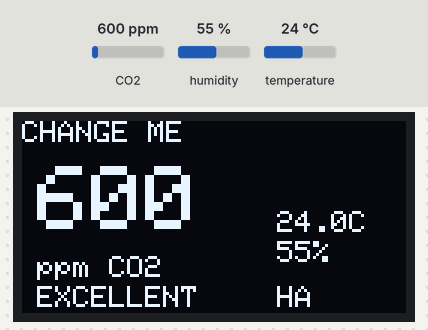
A program run on a simulated ESP32. On the bench: 128×64 one-colour display. The test bench sets the inputs (shaded band); at power-on: CO2 600 ppm, humidity 55 %, temperature 24 °C. WiFi joins after 1.5 s; servers stay silent unless stated; no MQTT or app messages arrive unless stated; what the program prints to the serial monitor is not drawn.

Above: at 6.3 s.
6.4 s: CO2 set to 774 ppm
At 11.1 s:
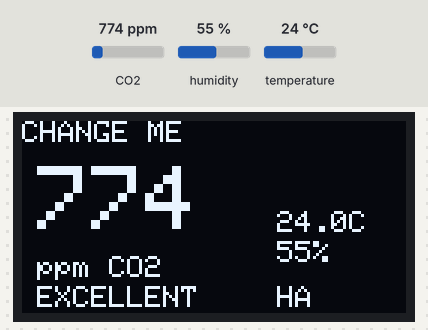
13.3 s: CO2 set to 820 ppm
At 17.1 s:
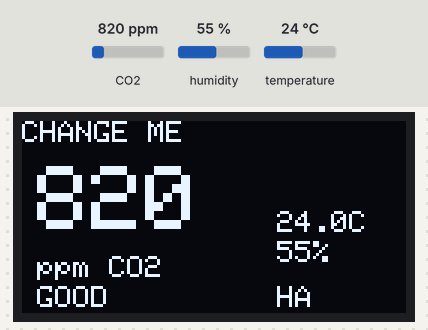
20.2 s: CO2 set to 980 ppm
At 22.0 s:
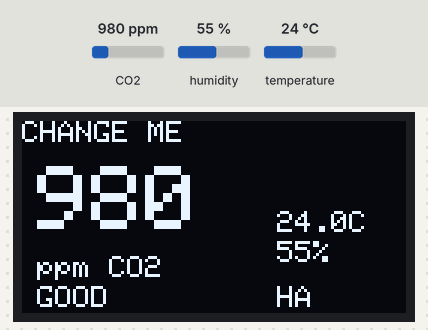
27.1 s: CO2 set to 1045 ppm
At 31.6 s:
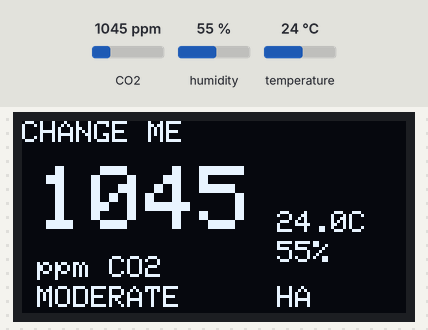
34.0 s: CO2 set to 1367 ppm
At 36.5 s:
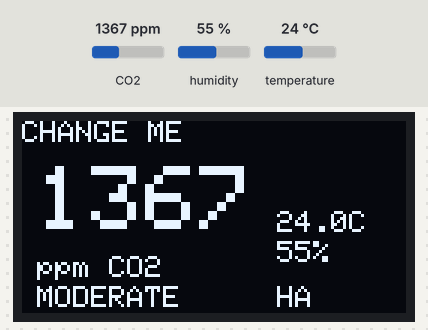
40.9 s: CO2 set to 1433 ppm
At 41.4 s:
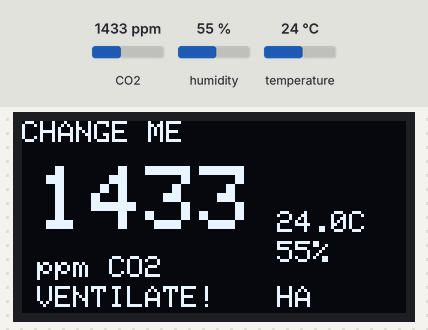
Timing chart, 0 to 43.9 s (numbered marks = the images above; inputs shaded):
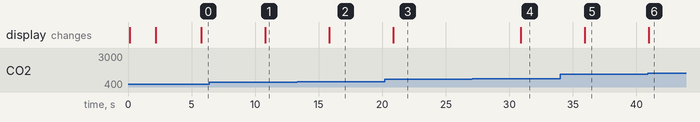

Measured:
- the behaviour switches between 799 and 800 ppm on CO2 (found by bisection; images 1 and 2)
- the behaviour switches between 999 and 1000 ppm on CO2 (found by bisection; images 3 and 4)
- the behaviour switches between 1399 and 1400 ppm on CO2 (found by bisection; images 5 and 6)
- after the input at 6.4 s, the display: changes after 4.4 s (image 1)
- after the input at 13.3 s, the display: changes after 2.5 s (image 2)
- after the input at 20.2 s, the display: changes after 0.66 s (image 3)
- after the input at 27.1 s, the display: changes after 3.8 s (image 4)
- after the input at 34.0 s, the display: changes after 1.9 s (image 5)
- after the input at 40.9 s, the display: changes after 0.07 s (image 6)

The program:

main.cpp
```cpp
/*
 * ESP32 CO2 Sensor with Home Assistant Integration - SCALABLE VERSION
 * Hardware: ESP32 + SCD41 CO2 sensor with OLED display
 *
 * DEPLOYMENT FOR MULTIPLE DEVICES:
 * 1. Copy device_config.h for each device deployment
 * 2. Update DEVICE_ID, DEVICE_NAME, and DEVICE_LOCATION in device_config.h
 * 3. Examples:
 *    - Living Room: DEVICE_ID="living_room_co2", DEVICE_NAME="Living Room CO2 Sensor"
 *    - Bedroom: DEVICE_ID="bedroom_co2", DEVICE_NAME="Bedroom CO2 Sensor"
 *    - Office: DEVICE_ID="office_co2", DEVICE_NAME="Office CO2 Sensor"
 * 4. Each device appears as separate device in Home Assistant with automatic grouping
 * 5. MQTT topics are automatically namespaced (e.g., living_room_co2/state)
 *
 * FEATURES:
 * - Automatic Home Assistant MQTT discovery with device grouping
 * - Resilient operation (continues without display if disconnected)
 * - Configurable publishing intervals and discovery refresh
 * - Proper sensor history tracking with state_class: measurement
 * - Legacy discovery message cleanup for smooth upgrades
 *
 * RESOURCES:
 * - SCD41 datasheet: https://sensirion.com/products/catalog/SCD41/
 * - Home Assistant MQTT Discovery: https://www.home-assistant.io/integrations/mqtt/#mqtt-discovery
 * - PubSubClient buffer configuration: https://github.com/knolleary/pubsubclient
 *
 * CONFIGURATION: All settings are in device_config.h (gitignored for security)
 */

#include <Wire.h>
#include <Adafruit_GFX.h>
#include <Adafruit_SSD1306.h>
#include <SensirionI2CScd4x.h>
#include <WiFi.h>
#define MQTT_MAX_PACKET_SIZE 1024
#include <PubSubClient.h>
#include <ArduinoJson.h>
#include "device_config.h"

// OLED display configuration
#define SCREEN_WIDTH 128
#define SCREEN_HEIGHT 64

Adafruit_SSD1306 display(SCREEN_WIDTH, SCREEN_HEIGHT, &Wire, -1);
SensirionI2CScd4x scd4x;
WiFiClient espClient;
PubSubClient mqtt(espClient);

// Global variables
unsigned long lastMqttPublish = 0;
bool wifiConnected = false;
bool mqttConnected = false;
unsigned long lastDiscoveryPublish = 0;
bool forceDiscovery = false;
bool displayAvailable = false;  // Track if display is working
unsigned long lastWiFiCheck = 0;
unsigned long lastWiFiReconnectAttempt = 0;
const unsigned long WIFI_CHECK_INTERVAL = 10000;  // Check WiFi every 10 seconds
const unsigned long WIFI_RECONNECT_INTERVAL = 30000;  // Try reconnecting every 30 seconds

// Function declarations
void showStartupScreen();
void showWaitingScreen();
void showErrorScreen(uint16_t error);
void updateCO2Display(uint16_t co2, float temp, float humidity);
void connectWiFi();
void checkWiFiConnection();
void connectMQTT();
void publishHomeAssistantDiscovery();
void publishSensorData(uint16_t co2, float temp, float humidity);
void handleMQTT();
String buildDiscoveryTopic(const char* sensorType);
String buildStateTopic();
void publishSensorDiscovery(const char* sensorType, const char* name, const char* unit,
                           const char* deviceClass, const char* valueTemplate);

void setup() {
    Serial.begin(115200);
    Serial.printf("ESPlan CO2 Sensor - Device: %s\n", DEVICE_ID);

    // Power up sensor connectors
    pinMode(POWER_PIN, OUTPUT);
    digitalWrite(POWER_PIN, HIGH);
    delay(100);

    // Initialize I2C with board-specific pins
    Wire.begin(SDA_PIN, SCL_PIN);

    // Test for display presence with single I2C probe
    Serial.print("Checking for OLED display... ");
    Wire.beginTransmission(SCREEN_ADDRESS);
    byte displayError = Wire.endTransmission();

    if (displayError == 0) {
        // Display detected, try to initialize
        if (display.begin(SSD1306_SWITCHCAPVCC, SCREEN_ADDRESS)) {
            displayAvailable = true;
            Serial.println("✓ Connected and initialized");
            display.clearDisplay();
            display.setTextSize(1);
            display.setTextColor(SSD1306_WHITE);
            display.setCursor(0,0);
            display.println("CO2 Sensor Starting...");
            display.display();
        } else {
            displayAvailable = false;
            Serial.println("⚠️  Detected but initialization failed");
        }
    } else {
        displayAvailable = false;
        Serial.println("✗ Not detected - headless mode");
    }

    // Initialize SCD41 sensor
    scd4x.begin(Wire);
    scd4x.stopPeriodicMeasurement();
    delay(500);

    // Enable automatic self-calibration
    scd4x.setAutomaticSelfCalibration(true);
    Serial.println("SCD41 auto-calibration enabled");

    // Start measurement
    scd4x.startPeriodicMeasurement();
    Serial.println("SCD41 measurement started");

    // Initialize WiFi and MQTT
    connectWiFi();
    mqtt.setServer(mqtt_server, mqtt_port);
    mqtt.setBufferSize(1024);  // CRITICAL: Fix PubSubClient 256-byte default limit

    showStartupScreen();
}

void loop() {
    static unsigned long lastReading = 0;

    // Check WiFi connection status and reconnect if needed
    checkWiFiConnection();

    handleMQTT();

    // Send discovery messages on first connection and periodically
    unsigned long discoveryInterval = (millis() < 600000) ? DISCOVERY_INTERVAL_STARTUP : DISCOVERY_INTERVAL_NORMAL;
    if (mqttConnected && (forceDiscovery || (millis() - lastDiscoveryPublish > discoveryInterval))) {
        publishHomeAssistantDiscovery();
        lastDiscoveryPublish = millis();
        forceDiscovery = false;
    }

    // Read sensor every 5+ seconds
    if (millis() - lastReading > 5000) {
        uint16_t co2;
        float temperature, humidity;

        uint16_t error = scd4x.readMeasurement(co2, temperature, humidity);

        if (error == 0 && co2 != 0) {
            Serial.printf("CO2: %d ppm, T: %.1f°C, H: %.1f%%\n", co2, temperature, humidity);
            updateCO2Display(co2, temperature, humidity);
            publishSensorData(co2, temperature, humidity);
            lastReading = millis();
        } else if (error != 0) {
            showErrorScreen(error);
        } else {
            showWaitingScreen();
        }
    }

    delay(1000);
}

void showStartupScreen() {
    if (!displayAvailable) return;
    display.clearDisplay();
    display.setTextColor(SSD1306_WHITE);
    display.setTextSize(1);
    display.setCursor(0, 0);
    display.println("CO2 SENSOR");
    display.setCursor(0, 10);
    display.println("Initializing...");
    display.setCursor(0, 30);
    display.println("ESPlan + SCD41");
    display.setCursor(0, 50);
    display.println("Please wait 5s");
    display.display();
}

void showWaitingScreen() {
    if (!displayAvailable) return;
    display.clearDisplay();
    display.setTextColor(SSD1306_WHITE);
    display.setTextSize(1);
    display.setCursor(0, 0);
    display.println("CO2 SENSOR");
    display.setCursor(0, 20);
    display.println("Warming up...");
    display.setCursor(0, 40);
    display.printf("Uptime: %lus", millis() / 1000);
    display.display();
}

void showErrorScreen(uint16_t error) {
    if (!displayAvailable) return;
    display.clearDisplay();
    display.setTextColor(SSD1306_WHITE);
    display.setTextSize(1);
    display.setCursor(0, 0);
    display.println("SENSOR ERROR");
    display.setCursor(0, 20);
    display.printf("Code: %d", error);
    display.setCursor(0, 40);
    display.println("Check wiring!");
    display.display();
}

void updateCO2Display(uint16_t co2, float temp, float humidity) {
    if (!displayAvailable) return;

    display.clearDisplay();
    display.setTextColor(SSD1306_WHITE);

    // Header
    display.setTextSize(1);
    display.setCursor(0, 0);
    display.println(DEVICE_LOCATION);

    // Large CO2 reading
    display.setTextSize(3);
    display.setCursor(5, 15);
    display.printf("%d", co2);

    display.setTextSize(1);
    display.setCursor(5, 45);
    display.println("ppm CO2");

    // Air quality status
    display.setCursor(5, 55);
    if (co2 < 800) display.println("EXCELLENT");
    else if (co2 < 1000) display.println("GOOD");
    else if (co2 < 1400) display.println("MODERATE");
    else display.println("VENTILATE!");

    // Temperature & humidity on right side
    display.setCursor(85, 30);
    display.printf("%.1fC", temp);
    display.setCursor(85, 40);
    display.printf("%.0f%%", humidity);

    // Connection status (bottom right corner)
    display.setCursor(85, 55);
    if (wifiConnected && mqttConnected) {
        display.println("HA");
    } else if (wifiConnected && !mqttConnected) {
        display.println("WiFi");
    } else if (!wifiConnected && strlen(wifi_ssid) > 0) {
        display.println("Retry");
    } else {
        display.println("Local");
    }

    display.display();
}


void connectWiFi() {
    if (strlen(wifi_ssid) == 0) {
        Serial.println("WiFi not configured - offline mode");
        return;
    }

    Serial.print("Connecting to WiFi");
    WiFi.begin(wifi_ssid, wifi_password);

    int attempts = 0;
    while (WiFi.status() != WL_CONNECTED && attempts < 20) {
        delay(500);
        Serial.print(".");
        attempts++;
    }

    if (WiFi.status() == WL_CONNECTED) {
        wifiConnected = true;
        Serial.println(" connected!");
        Serial.printf("IP: %s\n", WiFi.localIP().toString().c_str());
    } else {
        wifiConnected = false;
        Serial.println(" failed - offline mode");
    }
}

void checkWiFiConnection() {
    // Skip if WiFi not configured
    if (strlen(wifi_ssid) == 0) return;

    // Check WiFi status periodically
    if (millis() - lastWiFiCheck > WIFI_CHECK_INTERVAL) {
        lastWiFiCheck = millis();

        bool currentlyConnected = (WiFi.status() == WL_CONNECTED);

        // Detect WiFi disconnection
        if (wifiConnected && !currentlyConnected) {
            Serial.println("⚠ WiFi connection lost!");
            wifiConnected = false;
            mqttConnected = false;  // MQTT will also be disconnected
        }

        // Attempt reconnection if disconnected
        if (!wifiConnected && !currentlyConnected) {
            // Only try reconnecting every WIFI_RECONNECT_INTERVAL
            if (millis() - lastWiFiReconnectAttempt > WIFI_RECONNECT_INTERVAL) {
                lastWiFiReconnectAttempt = millis();
                Serial.println("🔄 Attempting WiFi reconnection...");

                // Force WiFi restart
                WiFi.disconnect();
                delay(1000);
                WiFi.begin(wifi_ssid, wifi_password);

                // Quick connection check (non-blocking)
                int attempts = 0;
                while (WiFi.status() != WL_CONNECTED && attempts < 10) {
                    delay(500);
                    attempts++;
                }

                if (WiFi.status() == WL_CONNECTED) {
                    wifiConnected = true;
                    forceDiscovery = true;  // Re-announce to HA
                    Serial.println("✓ WiFi reconnected successfully!");
                    Serial.printf("IP: %s\n", WiFi.localIP().toString().c_str());
                } else {
                    Serial.println("✗ WiFi reconnection failed, will retry later");
                }
            }
        }

        // Update status if connection was restored externally
        if (!wifiConnected && currentlyConnected) {
            wifiConnected = true;
            forceDiscovery = true;
            Serial.println("✓ WiFi connection restored");
        }
    }
}

void connectMQTT() {
    if (!wifiConnected || mqtt.connected()) return;

    Serial.printf("Connecting to MQTT: %s:%d\n", mqtt_server, mqtt_port);

    String clientId = String("co2sensor_") + DEVICE_ID;
    bool connected = mqtt.connect(clientId.c_str(), mqtt_user, mqtt_password);

    if (connected) {
        Serial.println("MQTT connected!");
        mqttConnected = true;
        forceDiscovery = true;  // Trigger discovery on new connection
    } else {
        Serial.printf("MQTT failed, code: %d\n", mqtt.state());
        mqttConnected = false;
    }
}

void handleMQTT() {
    if (!wifiConnected) {
        if (mqttConnected) {
            mqttConnected = false;
            Serial.println("MQTT disconnected (WiFi down)");
        }
        return;
    }

    if (!mqtt.connected()) {
        if (mqttConnected) {
            Serial.println("MQTT connection lost, attempting reconnect...");
        }
        mqttConnected = false;
        connectMQTT();
    } else {
        if (!mqttConnected) {
            Serial.println("MQTT connection restored");
        }
        mqttConnected = true;
        mqtt.loop();
    }
}

String buildDiscoveryTopic(const char* sensorType) {
    return String("homeassistant/sensor/") + DEVICE_ID + "/" + sensorType + "/config";
}

String buildStateTopic() {
    return String(DEVICE_ID) + "/state";
}

void publishSensorDiscovery(const char* sensorType, const char* name, const char* unit,
                           const char* deviceClass, const char* valueTemplate) {
    StaticJsonDocument<1024> doc;

    // Device information - consistent across all sensors for grouping
    JsonObject device = doc.createNestedObject("device");
    device["identifiers"] = DEVICE_ID;
    device["name"] = DEVICE_NAME;
    device["model"] = "ESP32 + SCD41";
    device["manufacturer"] = "DIY";
    device["sw_version"] = "2.0";

    // Sensor configuration
    doc["state_topic"] = buildStateTopic();
    doc["value_template"] = valueTemplate;
    doc["unique_id"] = String(DEVICE_ID) + "_" + sensorType;
    doc["name"] = name;
    doc["unit_of_measurement"] = unit;
    doc["device_class"] = deviceClass;
    doc["state_class"] = "measurement";

    String payload;
    serializeJson(doc, payload);

    String topic = buildDiscoveryTopic(sensorType);
    mqtt.publish(topic.c_str(), payload.c_str());

    Serial.printf("✓ Discovery: %s -> %s\n", name, topic.c_str());
    delay(100);
}

void publishHomeAssistantDiscovery() {
    if (!mqttConnected) return;

    Serial.printf("Publishing discovery for device: %s\n", DEVICE_ID);

    // Clean up old discovery messages with previous topic structure
    mqtt.publish("homeassistant/sensor/esplan_co2/co2/config", "");
    mqtt.publish("homeassistant/sensor/esplan_co2/temperature/config", "");
    mqtt.publish("homeassistant/sensor/esplan_co2/humidity/config", "");
    mqtt.publish("homeassistant/sensor/esplan_co2_sensor/co2/config", "");
    mqtt.publish("homeassistant/sensor/esplan_co2_sensor/temperature/config", "");
    mqtt.publish("homeassistant/sensor/esplan_co2_sensor/humidity/config", "");
    delay(200);

    // Publish discovery messages for each sensor
    publishSensorDiscovery("co2", "CO2", "ppm", "carbon_dioxide", "{{ value_json.co2 }}");
    publishSensorDiscovery("temperature", "Temperature", "°C", "temperature", "{{ value_json.temperature }}");
    publishSensorDiscovery("humidity", "Humidity", "%", "humidity", "{{ value_json.humidity }}");

    Serial.println("✓ All discovery messages published");
}

void publishSensorData(uint16_t co2, float temp, float humidity) {
    if (!mqttConnected || (millis() - lastMqttPublish < PUBLISH_INTERVAL)) return;

    StaticJsonDocument<200> doc;
    doc["co2"] = co2;
    doc["temperature"] = temp;
    doc["humidity"] = humidity;
    doc["timestamp"] = millis();

    String payload;
    serializeJson(doc, payload);

    String stateTopic = buildStateTopic();
    if (mqtt.publish(stateTopic.c_str(), payload.c_str())) {
        lastMqttPublish = millis();
        Serial.printf("✓ MQTT [%s]: CO2=%d, T=%.1f, H=%.1f\n", DEVICE_ID, co2, temp, humidity);
    } else {
        Serial.printf("✗ MQTT publish failed to %s\n", stateTopic.c_str());
    }
}
```

device_config.template.h
```cpp
#ifndef DEVICE_CONFIG_H
#define DEVICE_CONFIG_H

/*
 * Device Configuration Template
 *
 * SETUP INSTRUCTIONS:
 * 1. Copy this file to device_config.h
 * 2. Update all settings below for your specific device
 * 3. Add device_config.h to .gitignore to protect credentials
 */

// ========================================
// DEVICE IDENTITY CONFIGURATION
// ========================================
// IMPORTANT: Change these for each device to avoid conflicts
const char* DEVICE_ID = "CHANGE_ME_co2";           // Unique identifier (no spaces, lowercase)
const char* DEVICE_NAME = "CHANGE ME CO2 Sensor";  // Human-readable name for Home Assistant
const char* DEVICE_LOCATION = "CHANGE ME";         // Display text shown on OLED screen

// ========================================
// NETWORK CONFIGURATION
// ========================================
// WiFi credentials
const char* wifi_ssid = "YOUR_WIFI_SSID";
const char* wifi_password = "YOUR_WIFI_PASSWORD";

// ========================================
// MQTT BROKER CONFIGURATION
// ========================================
// MQTT server connection details
const char* mqtt_server = "192.168.1.100";      // Your MQTT broker IP
const int mqtt_port = 1883;
const char* mqtt_user = "your_mqtt_user";       // MQTT username
const char* mqtt_password = "your_mqtt_password"; // MQTT password

// ========================================
// SENSOR CONFIGURATION
// ========================================
// Data publishing interval (milliseconds)
const unsigned long PUBLISH_INTERVAL = 30000;  // 30 seconds

// Discovery message refresh intervals (milliseconds)
const unsigned long DISCOVERY_INTERVAL_STARTUP = 60000;   // 1 minute during first 10 minutes
const unsigned long DISCOVERY_INTERVAL_NORMAL = 300000;   // 5 minutes after startup

// ========================================
// HARDWARE CONFIGURATION
// ========================================
// These should not need to be changed for standard hardware setup
const int SDA_PIN = 33;           // I2C SDA pin
const int SCL_PIN = 32;           // I2C SCL pin
const int POWER_PIN = 2;          // Power control pin
const int SCREEN_ADDRESS = 0x3C;  // OLED I2C address

#endif
```
